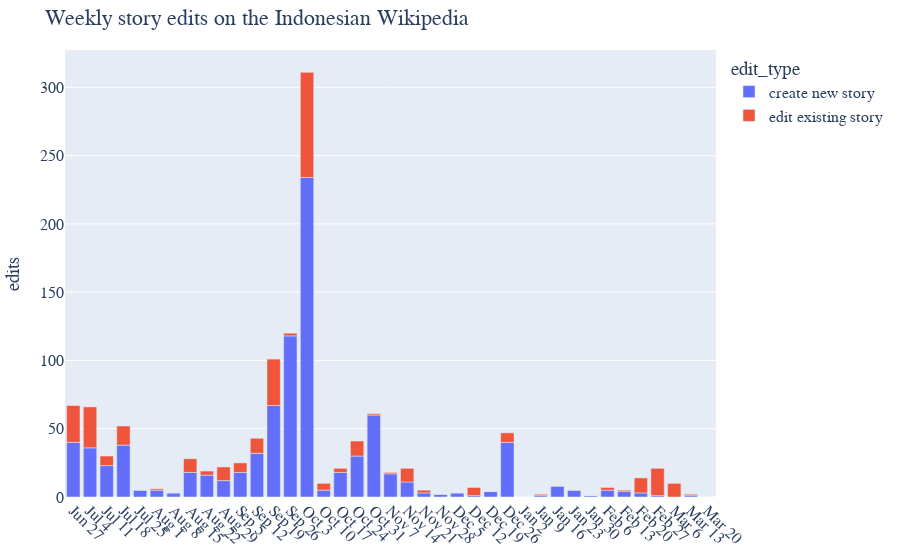

Notebook source saved alongside this figure:
### Code cell
# Weirdly, "W-SUN" here means a week *ending* on Sunday
current_week_start = pd.Timestamp.now().to_period(freq="W-SUN").start_time

week_starts = (
    pd.period_range(
        start=story_edit["dt"].min(),
        end=TODAY,
        freq="W-SUN"
    ).start_time
)

index = pd.MultiIndex.from_product(
    iterables=[
        week_starts,
        ["create new story", "edit existing story"]
    ],
    names=["dt", "edit_type"]
)

weekly_edit = (
    story_edit.groupby([
        # But "W-MON" here means a week *starting* on Monday
        # It seems to make sense to other people (https://stackoverflow.com/q/56954507), but not to me
        pd.Grouper(key="dt", freq="W-MON", label="left"),
        "edit_type"
    ]).aggregate(
        edits=("dt", len)
    ).reindex(index)
    .fillna(0)
    .applymap(int)
    .reset_index()
    # Exclude the current, partial week
    .query("dt < @current_week_start")
)

fig = px.bar(
    weekly_edit,
    x="dt",
    y="edits",
    color="edit_type",
    title="Weekly story edits on the Indonesian Wikipedia",
    height=500
)

week = weekly_edit["dt"].drop_duplicates()
week_text = [w.strftime('%b %-d') for w in week]

fig.update_xaxes(
    tickangle=45,
    title_text=None,
    tickvals=week,
    ticktext=week_text
)

fig.show()

### Figure 1 — Plotly figure (JSON) as saved in the notebook; plotly's stock layout.template omitted (floating-point values rounded to 4 significant figures)
{"data": [{"alignmentgroup": "True", "hovertemplate": "edit_type=create new story<br>dt=%{x}<br>edits=%{y}<extra></extra>", "legendgroup": "create new story", "marker": {"color": "#636efa", "pattern": {"shape": ""}}, "name": "create new story", "offsetgroup": "create new story", "orientation": "v", "showlegend": true, "textposition": "auto", "type": "bar", "x": ["2022-06-27T00:00:00", "2022-07-04T00:00:00", "2022-07-11T00:00:00", "2022-07-18T00:00:00", "2022-07-25T00:00:00", "2022-08-01T00:00:00", "2022-08-08T00:00:00", "2022-08-15T00:00:00", "2022-08-22T00:00:00", "2022-08-29T00:00:00", "2022-09-05T00:00:00", "2022-09-12T00:00:00", "2022-09-19T00:00:00", "2022-09-26T00:00:00", "2022-10-03T00:00:00", "2022-10-10T00:00:00", "2022-10-17T00:00:00", "2022-10-24T00:00:00", "2022-10-31T00:00:00", "2022-11-07T00:00:00", "2022-11-14T00:00:00", "2022-11-21T00:00:00", "2022-11-28T00:00:00", "2022-12-05T00:00:00", "2022-12-12T00:00:00", "2022-12-19T00:00:00", "2022-12-26T00:00:00", "2023-01-02T00:00:00", "2023-01-09T00:00:00", "2023-01-16T00:00:00", "2023-01-23T00:00:00", "2023-01-30T00:00:00", "2023-02-06T00:00:00", "2023-02-13T00:00:00", "2023-02-20T00:00:00", "2023-02-27T00:00:00", "2023-03-06T00:00:00", "2023-03-13T00:00:00", "2023-03-20T00:00:00"], "xaxis": "x", "y": [40, 36, 23, 38, 5, 5, 3, 18, 16, 12, 18, 32, 67, 118, 234, 5, 18, 30, 60, 17, 11, 3, 2, 3, 1, 4, 40, 0, 1, 8, 5, 1, 5, 4, 3, 1, 0, 1, 0], "yaxis": "y"}, {"alignmentgroup": "True", "hovertemplate": "edit_type=edit existing story<br>dt=%{x}<br>edits=%{y}<extra></extra>", "legendgroup": "edit existing story", "marker": {"color": "#EF553B", "pattern": {"shape": ""}}, "name": "edit existing story", "offsetgroup": "edit existing story", "orientation": "v", "showlegend": true, "textposition": "auto", "type": "bar", "x": ["2022-06-27T00:00:00", "2022-07-04T00:00:00", "2022-07-11T00:00:00", "2022-07-18T00:00:00", "2022-07-25T00:00:00", "2022-08-01T00:00:00", "2022-08-08T00:00:00", "2022-08-15T00:00:00", "2022-08-22T00:00:00", "2022-08-29T00:00:00", "2022-09-05T00:00:00", "2022-09-12T00:00:00", "2022-09-19T00:00:00", "2022-09-26T00:00:00", "2022-10-03T00:00:00", "2022-10-10T00:00:00", "2022-10-17T00:00:00", "2022-10-24T00:00:00", "2022-10-31T00:00:00", "2022-11-07T00:00:00", "2022-11-14T00:00:00", "2022-11-21T00:00:00", "2022-11-28T00:00:00", "2022-12-05T00:00:00", "2022-12-12T00:00:00", "2022-12-19T00:00:00", "2022-12-26T00:00:00", "2023-01-02T00:00:00", "2023-01-09T00:00:00", "2023-01-16T00:00:00", "2023-01-23T00:00:00", "2023-01-30T00:00:00", "2023-02-06T00:00:00", "2023-02-13T00:00:00", "2023-02-20T00:00:00", "2023-02-27T00:00:00", "2023-03-06T00:00:00", "2023-03-13T00:00:00", "2023-03-20T00:00:00"], "xaxis": "x", "y": [27, 30, 7, 14, 0, 1, 0, 10, 3, 10, 7, 11, 34, 2, 77, 5, 3, 11, 1, 1, 10, 2, 0, 0, 6, 0, 7, 0, 1, 0, 0, 0, 2, 1, 11, 20, 10, 1, 0], "yaxis": "y"}], "layout": {"autosize": true, "barmode": "relative", "legend": {"title": {"text": "edit_type"}, "tracegroupgap": 0}, "title": {"text": "Weekly story edits on the Indonesian Wikipedia"}, "xaxis": {"anchor": "y", "autorange": true, "domain": [0, 1], "range": ["2022-06-23 12:00", "2023-03-23 12:00"], "tickangle": 45, "ticktext": ["Jun 27", "Jul 4", "Jul 11", "Jul 18", "Jul 25", "Aug 1", "Aug 8", "Aug 15", "Aug 22", "Aug 29", "Sep 5", "Sep 12", "Sep 19", "Sep 26", "Oct 3", "Oct 10", "Oct 17", "Oct 24", "Oct 31", "Nov 7", "Nov 14", "Nov 21", "Nov 28", "Dec 5", "Dec 12", "Dec 19", "Dec 26", "Jan 2", "Jan 9", "Jan 16", "Jan 23", "Jan 30", "Feb 6", "Feb 13", "Feb 20", "Feb 27", "Mar 6", "Mar 13", "Mar 20"], "tickvals": ["2022-06-27T00:00:00", "2022-07-04T00:00:00", "2022-07-11T00:00:00", "2022-07-18T00:00:00", "2022-07-25T00:00:00", "2022-08-01T00:00:00", "2022-08-08T00:00:00", "2022-08-15T00:00:00", "2022-08-22T00:00:00", "2022-08-29T00:00:00", "2022-09-05T00:00:00", "2022-09-12T00:00:00", "2022-09-19T00:00:00", "2022-09-26T00:00:00", "2022-10-03T00:00:00", "2022-10-10T00:00:00", "2022-10-17T00:00:00", "2022-10-24T00:00:00", "2022-10-31T00:00:00", "2022-11-07T00:00:00", "2022-11-14T00:00:00", "2022-11-21T00:00:00", "2022-11-28T00:00:00", "2022-12-05T00:00:00", "2022-12-12T00:00:00", "2022-12-19T00:00:00", "2022-12-26T00:00:00", "2023-01-02T00:00:00", "2023-01-09T00:00:00", "2023-01-16T00:00:00", "2023-01-23T00:00:00", "2023-01-30T00:00:00", "2023-02-06T00:00:00", "2023-02-13T00:00:00", "2023-02-20T00:00:00", "2023-02-27T00:00:00", "2023-03-06T00:00:00", "2023-03-13T00:00:00", "2023-03-20T00:00:00"], "title": {}, "type": "date"}, "yaxis": {"anchor": "x", "autorange": true, "domain": [0, 1], "range": [0, 327.4], "title": {"text": "edits"}, "type": "linear"}}}
